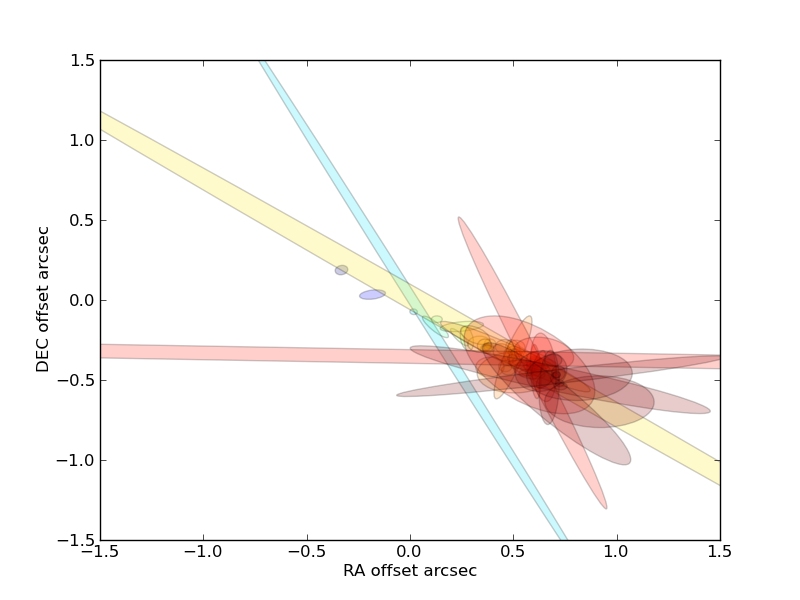

Here is the Python script that generated this plot:
#!/usr/bin/env python
# encoding: utf-8
"""
This file is part of pyBAST, Bayesian Astrometry

Try running this with:
 main(test=False)
 
Copyright (C) Joshua S. Bloom. All Rights Reserved. 2012.

See the license file as part of this project on github.

Code:
https://github.com/berianjames/pyBAST
"""

import sys
import os, copy
import pyBA
import sdss
import numpy as np
import cPickle as pickle
from pyBA.plotting import draw_objects
from pylab import plot, cla, xlim, ylim
from pylab import show

class WD(object):
    """
    A worked example measuring the proper motion of a white dwarf on the sky.
    """
    
    def __init__(self,pos=(342.1913750, -0.9019444)):
        "WD @ 22:48:45.930 -00:54:07.00 J2000 "
        " 224845.93−005407.0 pm = 204±5 mas/yr"
        self.pos = pos
        
    def run(self,test=True):
        """
        main run method. set test=False if you want to run all the available epochs
        """
        self.prepare(runids="all" if not test else [2662,2728,4198,4207,4858,4917,7195])
        self.fit_all()
        self.locate_source()
        
    def prepare(self,runids=[2662,2728,4198,4207,4858,4917,7195]):
        """
        get's the master catalog around the position and generates match files
        """
        self.a = sdss.sdssq()
        ## this will make a query to the Stripe82 catalog
        self.master = self.a.get_master_cat(pos=self.pos) ## this can take awhile

        ## this will generate the match files from the master catalog
        self.a.write_match_files(self.master,runids=runids)

        ## self.a.generated_match_files contains the paths now to the match files
        ##   along with the number of matches and the time of the observations
    
    def fit_all(self,save_output=True,clobber=False,minmatch=20,mymatches=[], \
                sigma_reject=5.0,verbose=True):
        """
        runs through all the match files and fits the astrometry
        
        clobber -- overwrite output file if it exists
        save_output -- save the output file
        minmatch  -- minimum number of required matches to perform the mapping
        mymatches -- list of files to match (instead of what gets populated in prepare)
        sigma_reject -- rejection of outliers [not used for now!]
        """
        if mymatches != []:
            matches = mymatches
        else:
            matches = self.a.generated_match_files
        
        self.pybast_files = []
        
        for fname,nmatch,t in matches:
            
            if nmatch < minmatch:
                print "skipping %s ... too few matches [%i]" % (fname,nmatch)
                continue
            
            print "*"*60
            print "Working on %s" % (fname,)
            sys.stdout.flush() 
            
            outname = "".join(fname.split(".")[0:-1]) + ".pyBAST"
            
            if not clobber and os.path.exists(outname):
                print " ... skipping (mapping file exists)"
                self.pybast_files.append((outname,fname,t))    
                continue
                
            data = sdss.csv2rec(fname)
            # Parse data array into objects
            # the A objects will be the fiducial positions from the deep coadd
            # the B objects will be source positions in this epoch
            # both are given in arcseconds relative to a fiducial center
            objectsA = np.array( [ pyBA.Bivarg(mu=[x["master_dra"],x["master_ddec"]],\
                                   sigma=np.array([x["master_raerr"],x["master_decerr"]])) \
                                   for x in data ] )
            objectsB = np.array( [ pyBA.Bivarg(mu=[x["dra"],x["ddec"]], \
                                   sigma=np.array([x["raerr"],x["decerr"]])) \
                                   for x in data ] )
            
            # Suggest starting point for background mapping
            S = pyBA.background.suggest_mapping(objectsA,objectsB)

            # Get maximum a posteriori background mapping parameters
            P = pyBA.background.MAP( objectsA, objectsB, mu0=S.mu, prior=pyBA.Bgmap(), norm_approx=True )
            D = pyBA.Amap(P,objectsA, objectsB)
            if verbose:
                print " ... conditioning"
                sys.stdout.flush()
            D.condition()
            if verbose:
                print D.hyperparams
                                   
            if save_output:
                if clobber and os.path.exists(outname):
                    os.remove(outname)
                
                output = open(outname, 'wb')
                pickle.dump(D, output, protocol=-1)
                if verbose:
                    print "   ... wrote %s" % outname
                self.pybast_files.append((outname,fname,t))
                
        
    def locate_source(self,mypybastfiles=[]):

        if mypybastfiles != []:
            pybastf = mypybastfiles
        else:
            pybastf = self.pybast_files
        
        rez = {}    
        for pyfile,fname,t in pybastf:
            ## locate the position of the source
            if not os.path.exists(fname) or not os.path.exists(pyfile):
                print "Cannot locate the source for %s. Needed files not found." % fname
                continue
            f = open(fname,"r") ; header = [l[1:].strip() for l in f.readlines() if l[0] == "#"] ; f.close()
            epoch_info = {}
            for h in header:
                if h.find(":") != -1:
                    ttt = h.split(":")
                    if ttt[1].find(",") != -1:
                        v = tuple([float(x) for x in ttt[1].split(",")])
                    else:
                        v = ttt[1].strip()
                    epoch_info[ttt[0].strip()] = v
            rez[epoch_info["filename"]] = copy.copy(epoch_info)
        

            if not epoch_info.get("converted source location (delta ra, delta dec)"):
                print "Source not found in file %s" % (epoch_info["filename"],)
                continue
            print "-"*60
            pos = epoch_info["converted source location (delta ra, delta dec)"]
            err = epoch_info["source error (raerr, decerr)"]
            
            print "Working on source in %s at position %s (t=%s day)" % \
                  (epoch_info["filename"],pos,epoch_info['observation time (day)'])
            
            mapfile = open(pyfile, 'rb')
            D = pickle.load(mapfile)
            mapfile.close()
            pos = epoch_info["converted source location (delta ra, delta dec)"]
            BV = pyBA.Bivarg(mu=pos,sigma=np.array([err[0],err[1]]))
            R = D.regression(BV)
            print R[0]
            rez[epoch_info["filename"]]["pos"] = R
        
        self.rez = rez
    
    def plot_rez(self, hack=False):
        cla()
        x = [v['pos'][0][0] for k,v in self.rez.iteritems()]
        t = [float(v['observation time (day)']) for k,v in self.rez.iteritems()]
        tt = list(np.argsort(t))
        x = list(np.array(x)[tt])
        t = list(np.array(t)[tt])
        
        mint = min(t) ; maxt = max(t)
        c = [(y - mint)/(maxt - mint) for y in t]
        if hack:
            for i in x:
                i.E[0][0] = i.E[0][0]**2
                i.E[1][1] = i.E[1][1]**2
        
        draw_objects(x,colors=c,label=True,replot=True,show=False)
        xlim(-1.5,1.5)
        ylim(-1.5,1.5)
        
    def gen_results(self):
        ## TODO:
        ##   make a plot of RA/DEC v. time
        ##   make a plot of the location on the sky (including error ellipses)
        ##   calculate the proper motion
        pass
           
def main(test=True,hack=True):
    w = WD()
    w.run(test=test)
    w.plot_rez(hack=hack)
    show()
    return w


if __name__ == '__main__':
    main()
